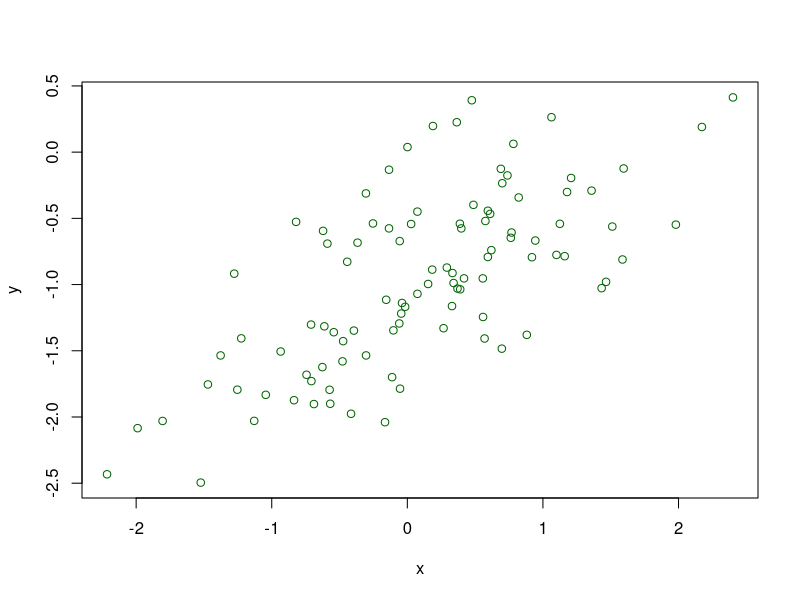
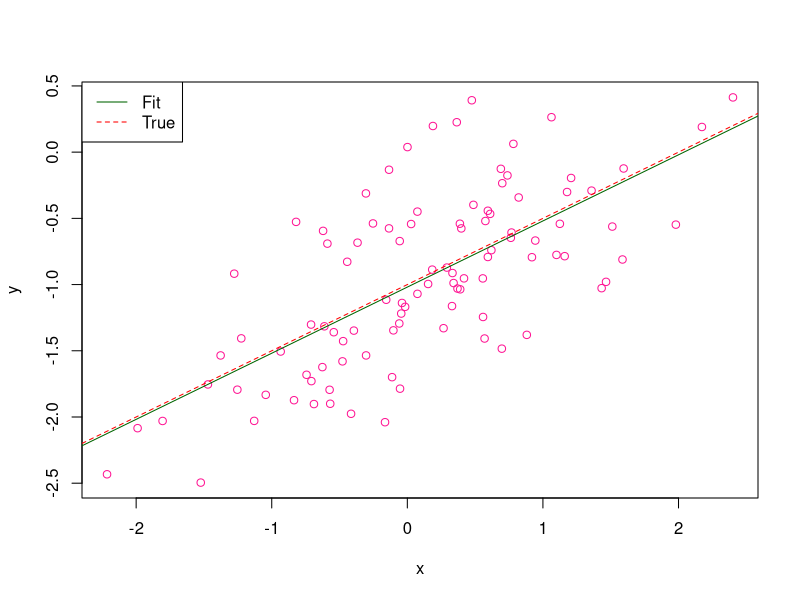
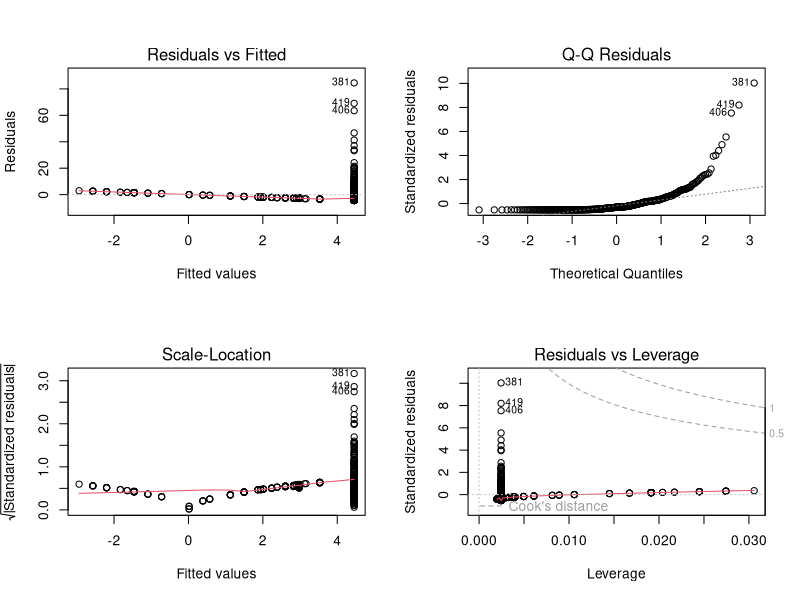
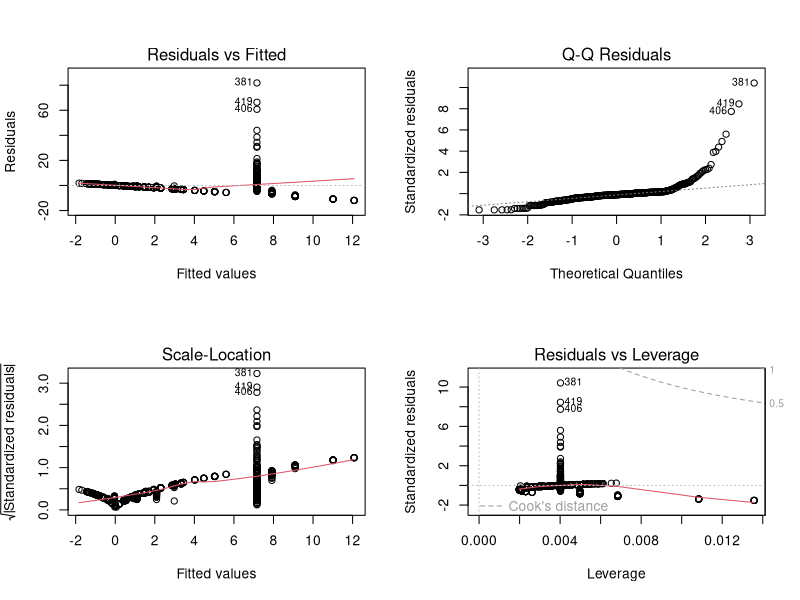
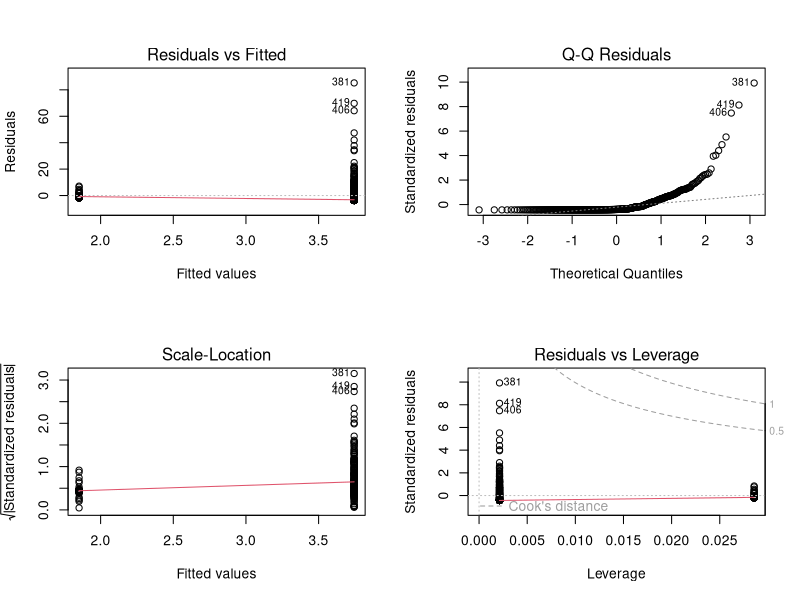
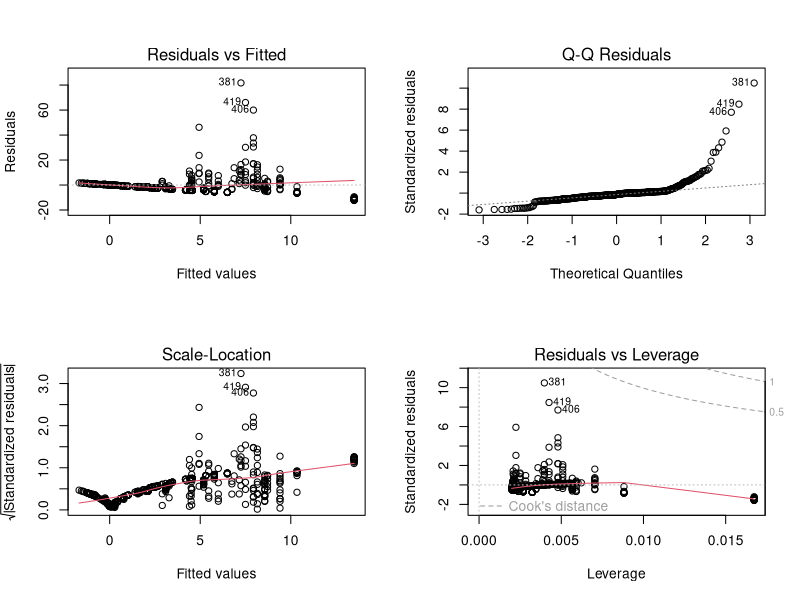
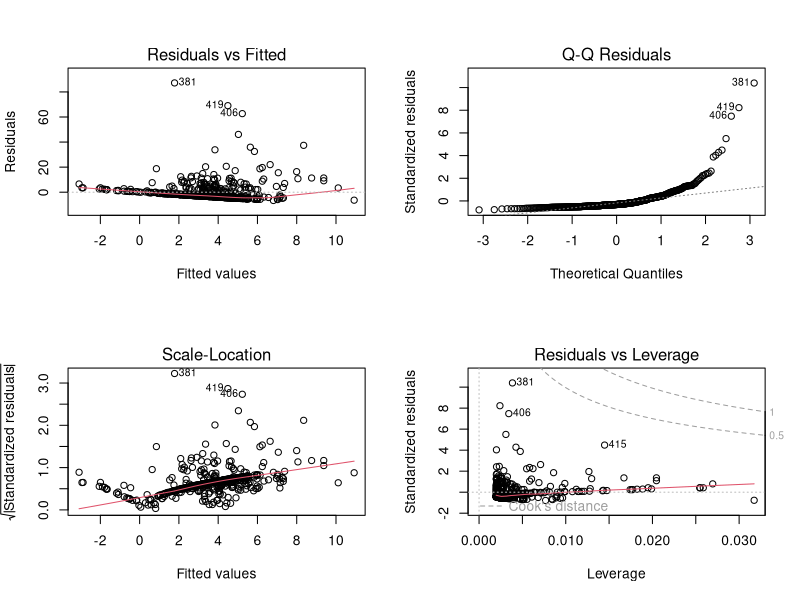
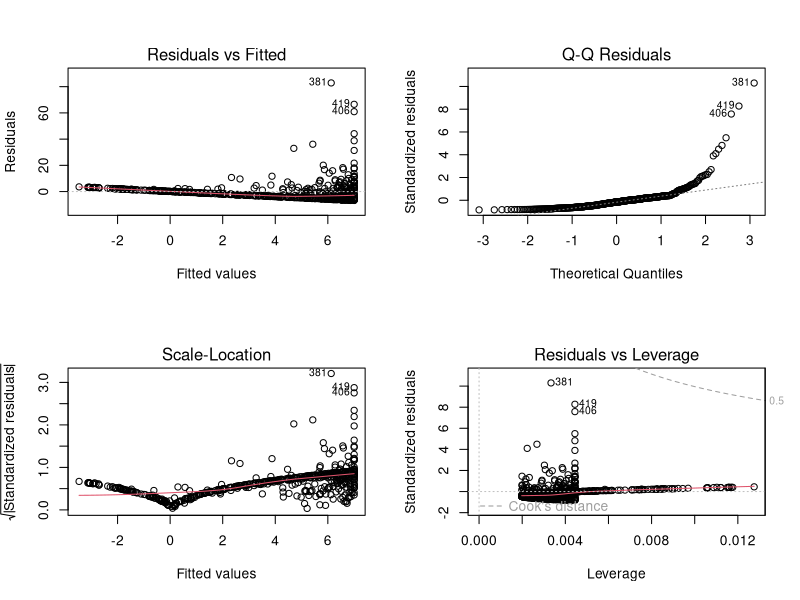

Write R code to recreate these figures, in order.
## ---- chunk 1
set.seed(1)
x=rnorm(100,mean = 0,sd=1)

## ---- chunk 2
eps=rnorm(100,0,sqrt(0.25))
## ---- chunk 3
y =-1+0.5*x+eps
length(y)
## ---- chunk 4
plot(x,y,col="darkgreen")
## ---- chunk 5
Fit=lm(y~x)
Fit
summary(Fit)
## ---- chunk 6
plot(x,y,col="deeppink")                                                                                         
abline(Fit,col="darkgreen",lty=1)
abline(-1,0.5,col="red",lty=2)
legend("topleft",c("Fit","True"),
       col=c("darkgreen","red"),lty=c(1,2))

## ---- chunk 7
library(MASS)

## ---- chunk 8
attach(Boston)
fit1 =lm(crim ~ zn)
fit1
summary(fit1)

## ---- chunk 9
par(mfrow=c(2,2))
plot(fit1)
## ---- chunk 10
fit2 =lm(crim ~ indus)
fit2
summary(fit2)
## ---- chunk 11
par(mfrow=c(2,2))
plot(fit2)
## ---- chunk 12
fit3 =lm(crim ~ chas)
fit3
summary(fit3)
## ---- chunk 13
par(mfrow=c(2,2))
plot(fit3)
## ---- chunk 14
fit4 =lm(crim ~ nox)
fit4
summary(fit4)
## ---- chunk 15
par(mfrow=c(2,2))
plot(fit4)
## ---- chunk 16
fit5 =lm(crim ~ rm)
fit5
summary(fit5)
## ---- chunk 17
par(mfrow=c(2,2))
plot(fit5)
## ---- chunk 18
fit6 =lm(crim ~ age)
fit6
summary(fit6)
## ---- chunk 19
par(mfrow=c(2,2))
plot(fit6)
## ---- chunk 20
fit7 =lm(crim ~ dis)
fit7
summary(fit7)
## ---- chunk 21
par(mfrow=c(2,2))
plot(fit7)
## ---- chunk 22
fit8 =lm(crim ~ rad)
fit8
summary(fit8)
## ---- chunk 23
par(mfrow=c(2,2))
plot(fit8)
## ---- chunk 24
fit9 =lm(crim ~ tax)
fit9
summary(fit9)
## ---- chunk 25
par(mfrow=c(2,2))
plot(fit9)
## ---- chunk 26
fit10 =lm(crim ~ ptratio)
fit10
summary(fit10)
## ---- chunk 27
par(mfrow=c(2,2))
plot(fit10)
## ---- chunk 28
fit11 =lm(crim ~ black)
fit11
summary(fit11)
## ---- chunk 29
par(mfrow=c(2,2))
plot(fit11)
## ---- chunk 30
fit12 =lm(crim ~ lstat)
fit12
summary(fit12)
## ---- chunk 31
par(mfrow=c(2,2))
plot(fit12)
## ---- chunk 32
fit13 =lm(crim ~ medv)
fit13
summary(fit13)
## ---- chunk 33
par(mfrow=c(2,2))
plot(fit13)
## ---- chunk 34
fitall=lm(crim ~ ., data = Boston)
fitall
summary(fitall)
